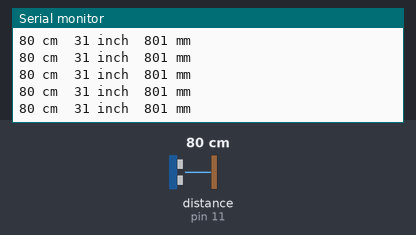
A sketch run on a simulated Arduino Uno, built with avr-gcc and run on an emulated ATmega328P. Parts: the last lines printed to the serial monitor. Wiring (inferred from the names in the program): ultrasonic range finder: trigger pin 12; echo pin 11. The inputs (shaded band) are chosen by the test bench; at power-on: distance to the obstacle (sensor on pin 11) 80 cm. The echo pulse lasts 58.3 µs per cm.

Above: at 1.2 s.
1.3 s: distance to the obstacle (sensor on pin 11) set to 250 cm
At 1.5 s:
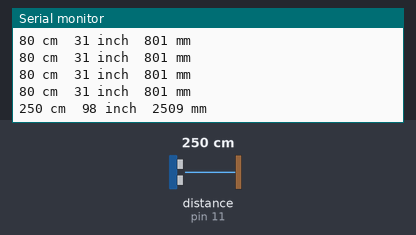
4.3 s: distance to the obstacle (sensor on pin 11) set to 2 cm
At 4.39 s:
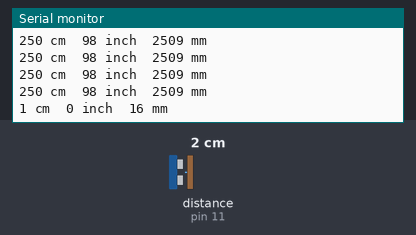
5.8 s: distance to the obstacle (sensor on pin 11) set to 35 cm
At 5.8 s:
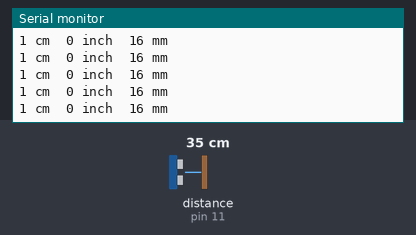
8.8 s: distance to the obstacle (sensor on pin 11) set to 250 cm
At 8.9 s:
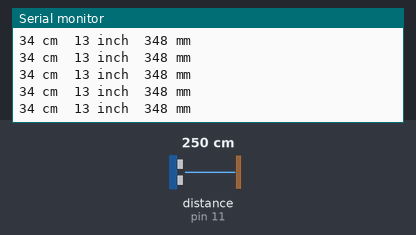
Timing chart, 0 to 11.8 s (numbered marks = the images above; inputs shaded):
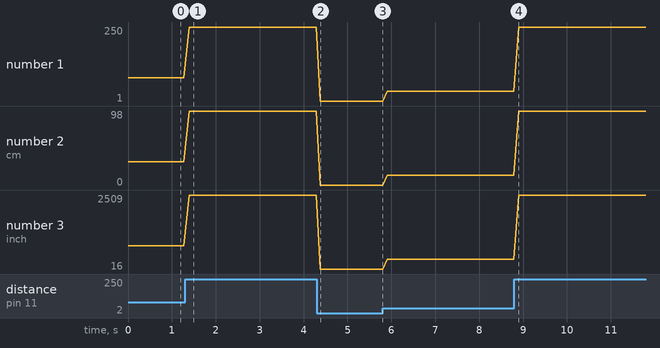

The sketch:

sketch_oct22a_ultrasound_comp.ino
```cpp
int echoPin = 11;
int trigPin = 12;

void setup() {
  Serial.begin (9600);
  pinMode(trigPin, OUTPUT);
  pinMode(echoPin, INPUT);
}

void loop() {
  int duration, cm, inch, mm;
  digitalWrite(trigPin, LOW);
  delayMicroseconds(2);
  digitalWrite(trigPin, HIGH);
  delayMicroseconds(10);
  digitalWrite(trigPin, LOW);
  duration = pulseIn(echoPin, HIGH);
  cm = duration / 58;
  inch = duration / 148;
  mm = duration / 5.8;
  Serial.print(cm);
  Serial.print(" cm  ");
  Serial.print(inch);
  Serial.print(" inch  ");
  Serial.print(mm);
  Serial.println(" mm  ");
  delay(100);
}
```

Measured:
- after the input at 1.3 s, the serial monitor: prints a new line after 0.09 s (image 1)
- after the input at 4.3 s, the serial monitor: prints a new line after 0.08 s (image 2)
- plotted number 1: 80 → 250 after the input at 1.3 s, 250 → 1 after the input at 4.3 s, 1 → 34 after the input at 5.8 s, 34 → 250 after the input at 8.8 s
- plotted number 2: 31 → 98 after the input at 1.3 s, 98 → 0 after the input at 4.3 s, 0 → 13 after the input at 5.8 s, 13 → 98 after the input at 8.8 s
- plotted number 3: 801 → 2509 after the input at 1.3 s, 2509 → 16 after the input at 4.3 s, 16 → 348 after the input at 5.8 s, 348 → 2509 after the input at 8.8 s
